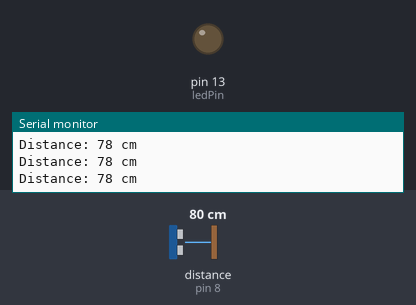
The sketch below on a simulated Arduino Uno, built with avr-gcc and run on an emulated ATmega328P. On the bench: output pins drawn as LEDs (lit = HIGH), the last lines printed to the serial monitor. Wiring (inferred from the names in the program): ultrasonic range finder: trigger pin 7; echo pin 8. Inputs (shaded band) come from the test bench; at power-on: distance to the obstacle (sensor on pin 8) 80 cm. The echo pulse lasts 58.3 µs per cm; pins used as bus, display or sensor lines are not drawn.

Above: at 1.3 s.
1.4 s: distance to the obstacle (sensor on pin 8) set to 12 cm
2.9 s: distance to the obstacle (sensor on pin 8) set to 9 cm
At 4.0 s:
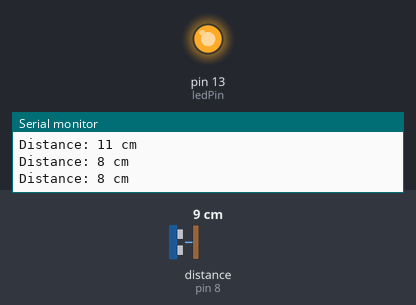
4.5 s: distance to the obstacle (sensor on pin 8) set to 18 cm
At 5.3 s:
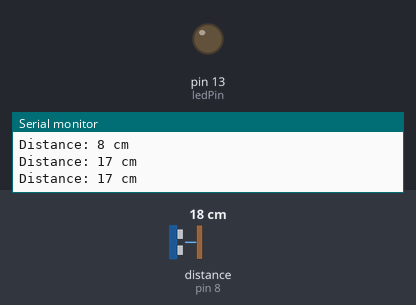
6.0 s: distance to the obstacle (sensor on pin 8) set to 2 cm
At 6.6 s:
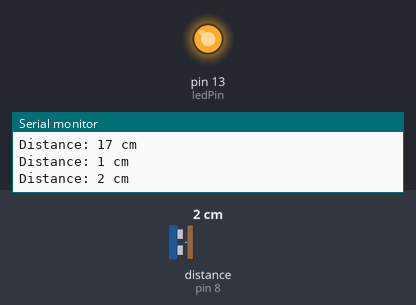
Timing chart, 0 to 8.5 s (numbered marks = the images above; inputs shaded):
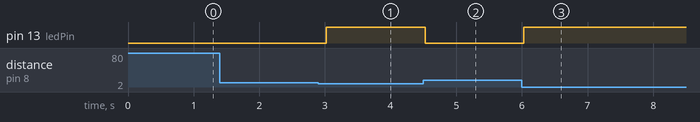

The sketch:

AutoNightLampusingLEDplusLDR.ino
```cpp
#define trigPin 7
#define echoPin 8
#define ledPin 13

void setup() {
  pinMode(trigPin, OUTPUT);
  pinMode(echoPin, INPUT);
  pinMode(ledPin, OUTPUT);
  Serial.begin(9600);
}

void loop() {
  long duration;
  int distance;

  // Send 10us HIGH pulse to trigger pin
  digitalWrite(trigPin, LOW);
  delayMicroseconds(2);
  digitalWrite(trigPin, HIGH);
  delayMicroseconds(10);
  digitalWrite(trigPin, LOW);

  // Read the echo time
  duration = pulseIn(echoPin, HIGH);

  // Calculate distance in cm
  distance = duration * 0.034 / 2;

  // Print to Serial Monitor
  Serial.print("Distance: ");
  Serial.print(distance);
  Serial.println(" cm");

  // LED Control Logic
  if (distance < 10) {
    digitalWrite(ledPin, HIGH); // Turn LED ON
  } else {
    digitalWrite(ledPin, LOW);  // Turn LED OFF
  }

  delay(500);
}
```

Measured:
- the behaviour switches between 11 and 10 cm on distance to the obstacle (sensor on pin 8) (found by bisection; images 0 and 1)
- after the input at 2.9 s, pin 13 (ledPin): LOW → HIGH after 0.12 s
- after the input at 4.5 s, pin 13 (ledPin): HIGH → LOW at once
- after the input at 6.0 s, pin 13 (ledPin): LOW → HIGH at once
